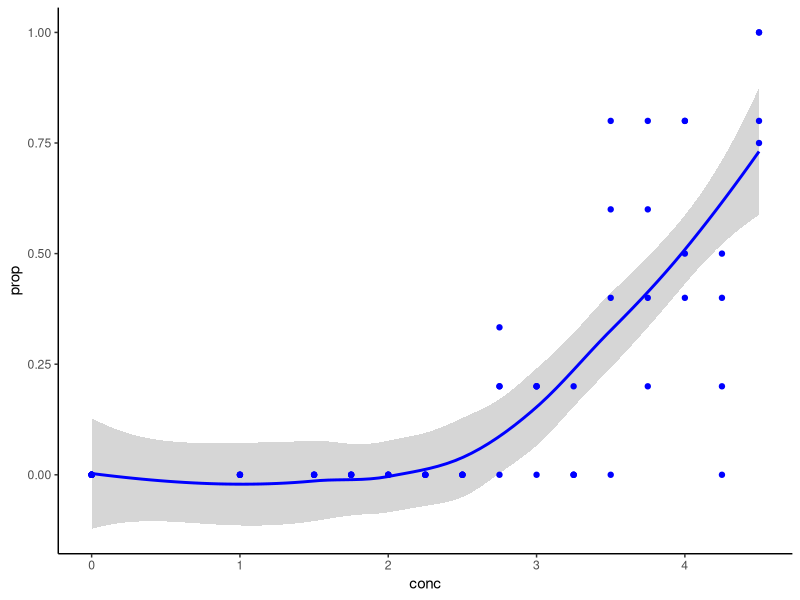
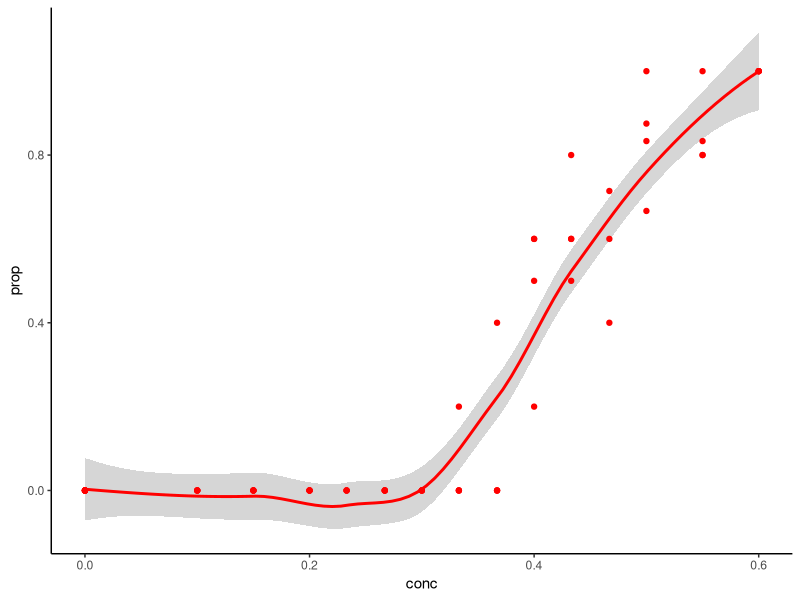
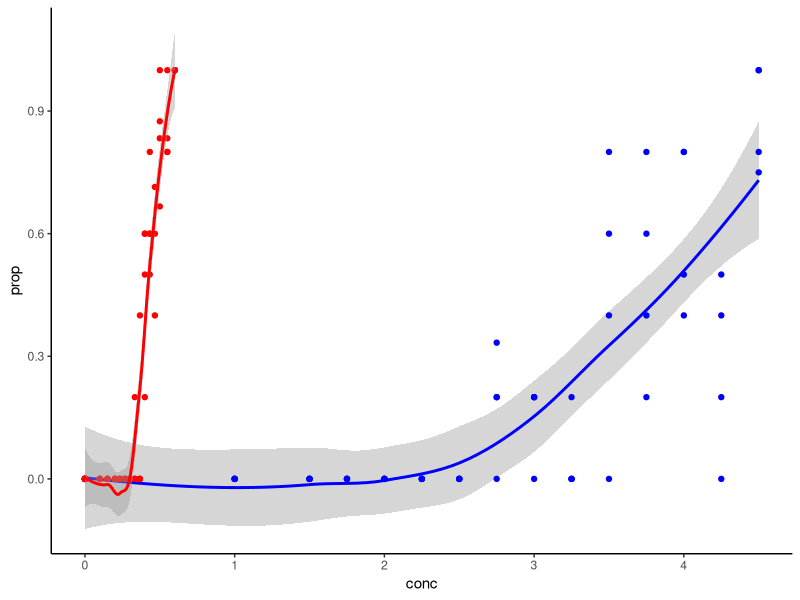
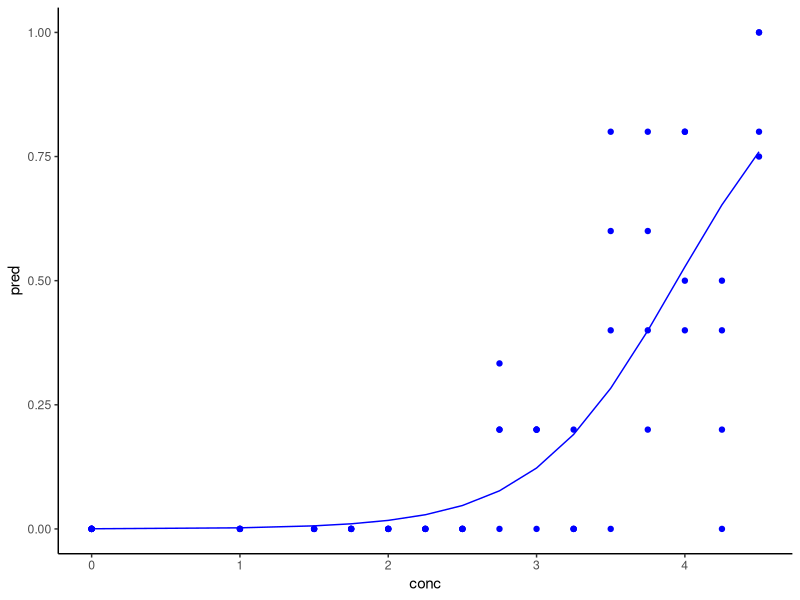
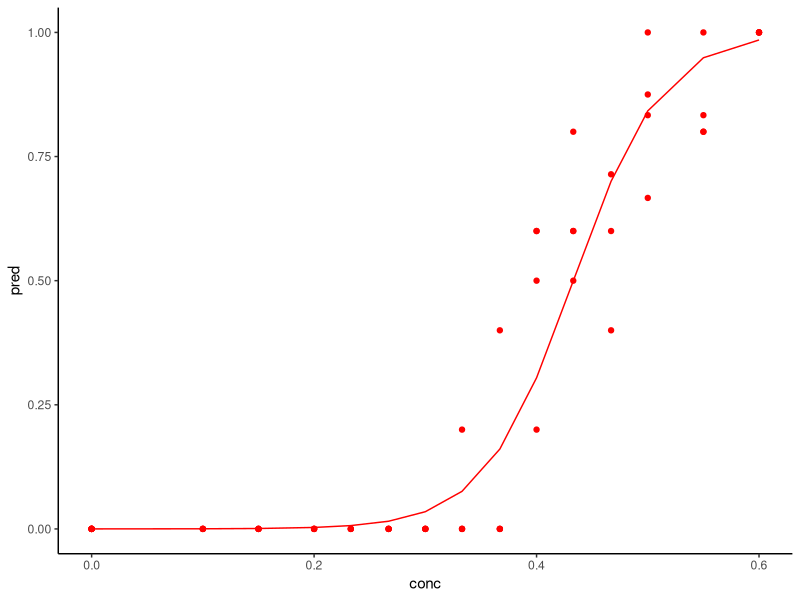
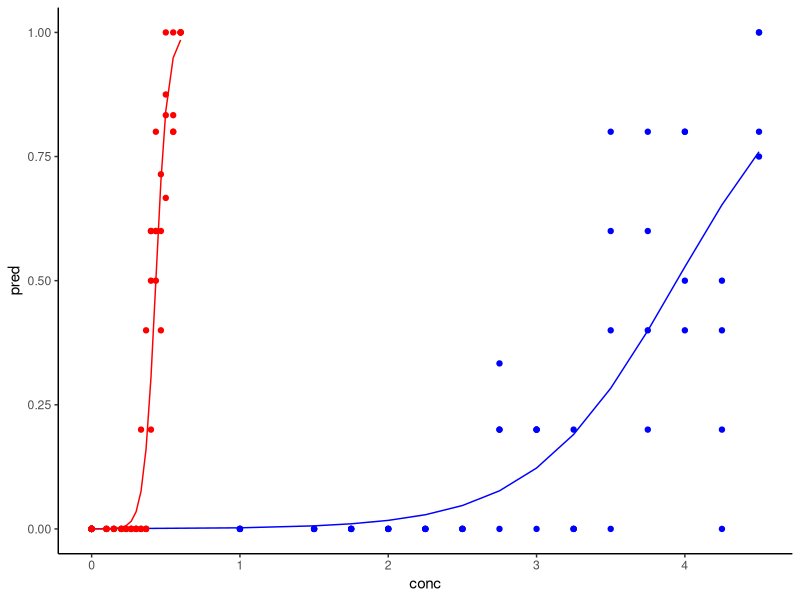
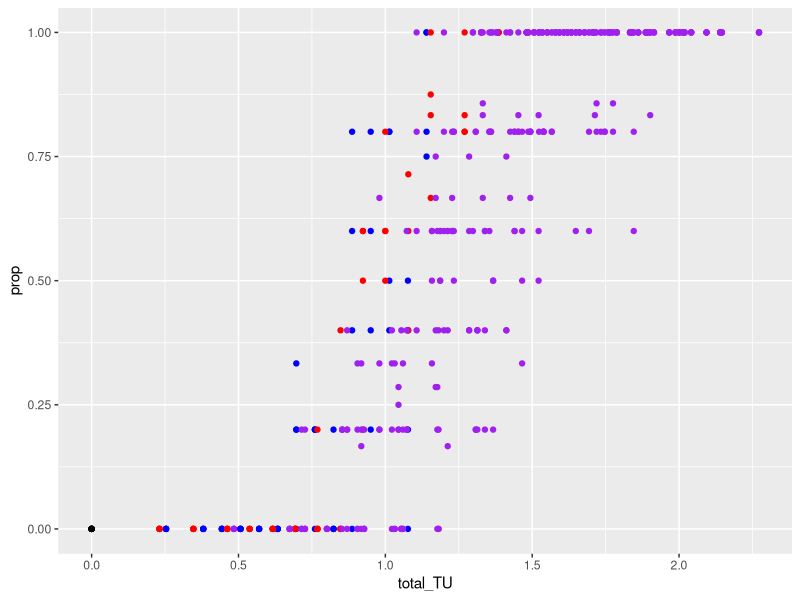
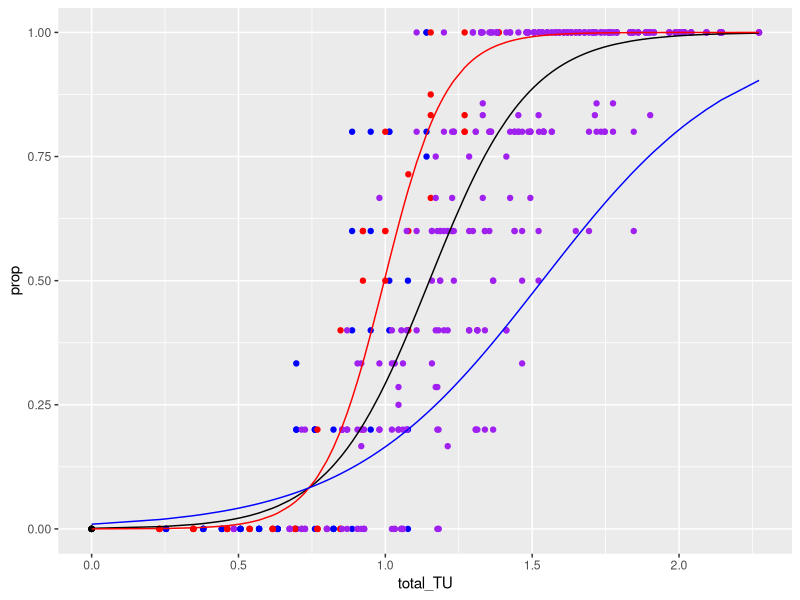

The R script that drew these images, in order:
## ---- chunk 1
knitr::opts_chunk$set(echo = TRUE)
library(tidyverse)
## ---- chunk 2
library(readxl)
toxicity <- read_excel("data/toxicity.xlsx")
## ---- chunk 3
toxicity <- toxicity %>% mutate(prop = dead / n)
## ---- chunk 4
diphen_dat <- toxicity %>% filter(sert == 0) %>% rename(conc = diphen)
## ---- chunk 5
sert_dat <- toxicity %>% filter(diphen == 0) %>% rename(conc = sert)
## ---- chunk 6
ggplot(data = diphen_dat, mapping = aes(x = conc, y = prop )) + geom_smooth(color = "blue" ) + geom_point(color = "blue") + theme_classic()
## ---- chunk 7
ggplot(data = sert_dat, mapping = aes( x = conc, y = prop)) + geom_smooth(color = "red") + geom_point(color = "red") + theme_classic()
## ---- chunk 8
ggplot(data = diphen_dat, mapping = aes(x = conc, y = prop )) + geom_smooth(color = "blue" ) + geom_point(color = "blue") + theme_classic() + geom_point(data = sert_dat, color = "red") + geom_smooth(data = sert_dat, color = "red")
## ---- chunk 9
 diphen_glm <- glm(cbind(dead,n-dead)~conc,data = diphen_dat,family = binomial())
 diphen_glm
 
 sert_glm <- glm(cbind(dead,n-dead)~conc,data = sert_dat,family = binomial())
sert_glm
## ---- chunk 10
 diphen_dat <- diphen_dat %>% mutate(pred = predict(diphen_glm,type = "response"))

 
 sert_dat <- sert_dat %>% mutate(pred = predict(sert_glm,type = "response"))
## ---- chunk 11
                                                         ggplot(data = diphen_dat, mapping = aes(x = conc, y = pred )) + geom_line(color = "blue" ) + geom_point(mapping = aes( x = conc, y = prop), color = "blue") + theme_classic()
## ---- chunk 12
 ggplot(data = sert_dat, mapping = aes(x = conc, y = pred )) + geom_line(color = "red" ) + geom_point(mapping = aes( x = conc, y = prop), color = "red") + theme_classic()
## ---- chunk 13
 ggplot(data = diphen_dat, mapping = aes(x = conc, y = pred )) + 
   geom_line(color = "blue" ) +
   geom_point(mapping = aes( x = conc, y = prop), color = "blue") + 
   theme_classic() + 
   geom_point (data =  sert_dat, mapping = aes(x = conc, y = prop), color = "red") + 
   geom_line(data = sert_dat, color = "red")
 
                                                        
## ---- chunk 14
coef(diphen_glm)

diphen_LC50 <- (-8.204788/2.079041) * (-1)
  
coef(sert_glm)  
sert_LC50 <- (-10.82772/25.00239) * (-1)
## ---- chunk 15
#diphen_TU <- 2.079041/diphen_LC50

#sert_TU <- 25.00239/sert_LC50

toxicity <- toxicity %>% mutate(diphen_TU = diphen/diphen_LC50, sert_TU = sert/sert_LC50) %>% mutate( total_TU = diphen_TU + sert_TU)
## ---- chunk 16

controls <- toxicity %>% filter(diphen == 0, sert == 0)
#black

treat_diphen <- toxicity %>% filter(diphen > 0, sert == 0)
#blue

treat_sert <- toxicity %>% filter(diphen == 0, sert > 0)
#red

treat_both <- toxicity %>% filter(diphen > 0, sert > 0 )
#purple 



ggplot(data = controls, mapping = aes(x = total_TU, y = prop)) + 
  geom_point ( color = "black") + 
  geom_point( data = treat_diphen, color = "blue") + geom_point(data = treat_sert, color = "red") + geom_point( data = treat_both, color = "purple")





## ---- chunk 17

toxicity <- toxicity %>% mutate(no_int_TU = pmax(diphen_TU,sert_TU))

additive_dat <- toxicity %>% filter(diphen == 0| sert == 0)

 additive_glm <- glm(cbind(dead,n-dead)~total_TU,data = additive_dat,family = binomial())
 actual_glm <- glm(cbind(dead,n-dead)~total_TU,data = toxicity,family = binomial())
 toxicity <- toxicity %>%
   mutate(actual_prop = predict(actual_glm,type = "response"),
          additive_prop = predict(additive_glm,newdata = data.frame(total_TU = toxicity$total_TU),type = "response"),
          no_int_prop = predict(additive_glm,newdata = data.frame(total_TU = toxicity$no_int_TU),type = "response"))

 no_int_glm <- glm(no_int_prop~total_TU,data = toxicity,family = quasibinomial())
 toxicity <- toxicity %>%
   mutate(no_int_prop = predict(no_int_glm,type = "response"))

## ---- chunk 18
ggplot(data = controls, mapping = aes(x = total_TU, y = prop)) + 
  geom_point ( color = "black") + 
  geom_point( data = treat_diphen, color = "blue") + geom_point(data = treat_sert, color = "red") + geom_point( data = treat_both, color = "purple")+
  geom_line(data = toxicity, mapping = aes(x = total_TU,y = actual_prop)) + geom_line(data = toxicity,mapping = aes(x = total_TU,y = additive_prop), color = "red") +
  geom_line(data = toxicity,mapping = aes(x = total_TU,y = no_int_prop), color = "blue" )
